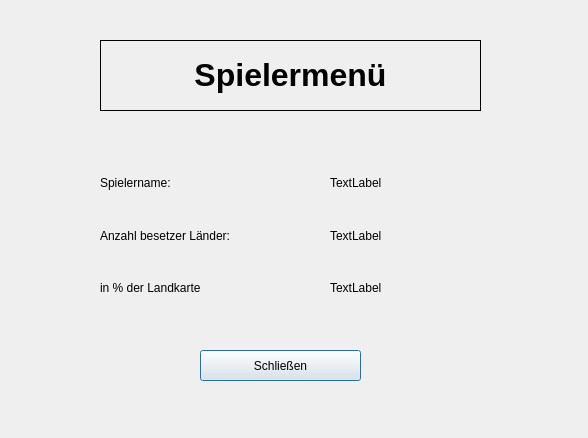
<?xml version="1.0" encoding="UTF-8"?>
<ui version="4.0">
 <class>CPlayerMenu</class>
 <widget class="QDialog" name="CPlayerMenu">
  <property name="geometry">
   <rect>
    <x>0</x>
    <y>0</y>
    <width>588</width>
    <height>438</height>
   </rect>
  </property>
  <property name="windowTitle">
   <string>Dialog</string>
  </property>
  <widget class="QLabel" name="headline">
   <property name="geometry">
    <rect>
     <x>100</x>
     <y>40</y>
     <width>381</width>
     <height>71</height>
    </rect>
   </property>
   <property name="font">
    <font>
     <pointsize>24</pointsize>
     <bold>true</bold>
    </font>
   </property>
   <property name="frameShape">
    <enum>QFrame::Box</enum>
   </property>
   <property name="text">
    <string>&lt;html&gt;&lt;head/&gt;&lt;body&gt;&lt;p&gt;&lt;span style=&quot; font-size:24pt; font-weight:700;&quot;&gt;Spielermenü&lt;/span&gt;&lt;/p&gt;&lt;/body&gt;&lt;/html&gt;</string>
   </property>
   <property name="alignment">
    <set>Qt::AlignCenter</set>
   </property>
  </widget>
  <widget class="QWidget" name="verticalLayoutWidget">
   <property name="geometry">
    <rect>
     <x>100</x>
     <y>160</y>
     <width>211</width>
     <height>151</height>
    </rect>
   </property>
   <layout class="QVBoxLayout" name="infoLayout">
    <item>
     <widget class="QLabel" name="nameLabel">
      <property name="text">
       <string>Spielername:</string>
      </property>
     </widget>
    </item>
    <item>
     <widget class="QLabel" name="numberOfCountrys">
      <property name="text">
       <string>Anzahl besetzer Länder:</string>
      </property>
     </widget>
    </item>
    <item>
     <widget class="QLabel" name="percentageLabel">
      <property name="text">
       <string>in % der Landkarte</string>
      </property>
     </widget>
    </item>
   </layout>
  </widget>
  <widget class="QWidget" name="verticalLayoutWidget_2">
   <property name="geometry">
    <rect>
     <x>330</x>
     <y>160</y>
     <width>151</width>
     <height>151</height>
    </rect>
   </property>
   <layout class="QVBoxLayout" name="valueLayout">
    <item>
     <widget class="QLabel" name="nameInfo">
      <property name="text">
       <string>TextLabel</string>
      </property>
     </widget>
    </item>
    <item>
     <widget class="QLabel" name="numberOfCountrysInfo">
      <property name="text">
       <string>TextLabel</string>
      </property>
     </widget>
    </item>
    <item>
     <widget class="QLabel" name="percentageInfo">
      <property name="text">
       <string>TextLabel</string>
      </property>
     </widget>
    </item>
   </layout>
  </widget>
  <widget class="QPushButton" name="quitPB">
   <property name="geometry">
    <rect>
     <x>200</x>
     <y>350</y>
     <width>161</width>
     <height>31</height>
    </rect>
   </property>
   <property name="text">
    <string>Schließen</string>
   </property>
  </widget>
 </widget>
 <resources/>
 <connections/>
</ui>
